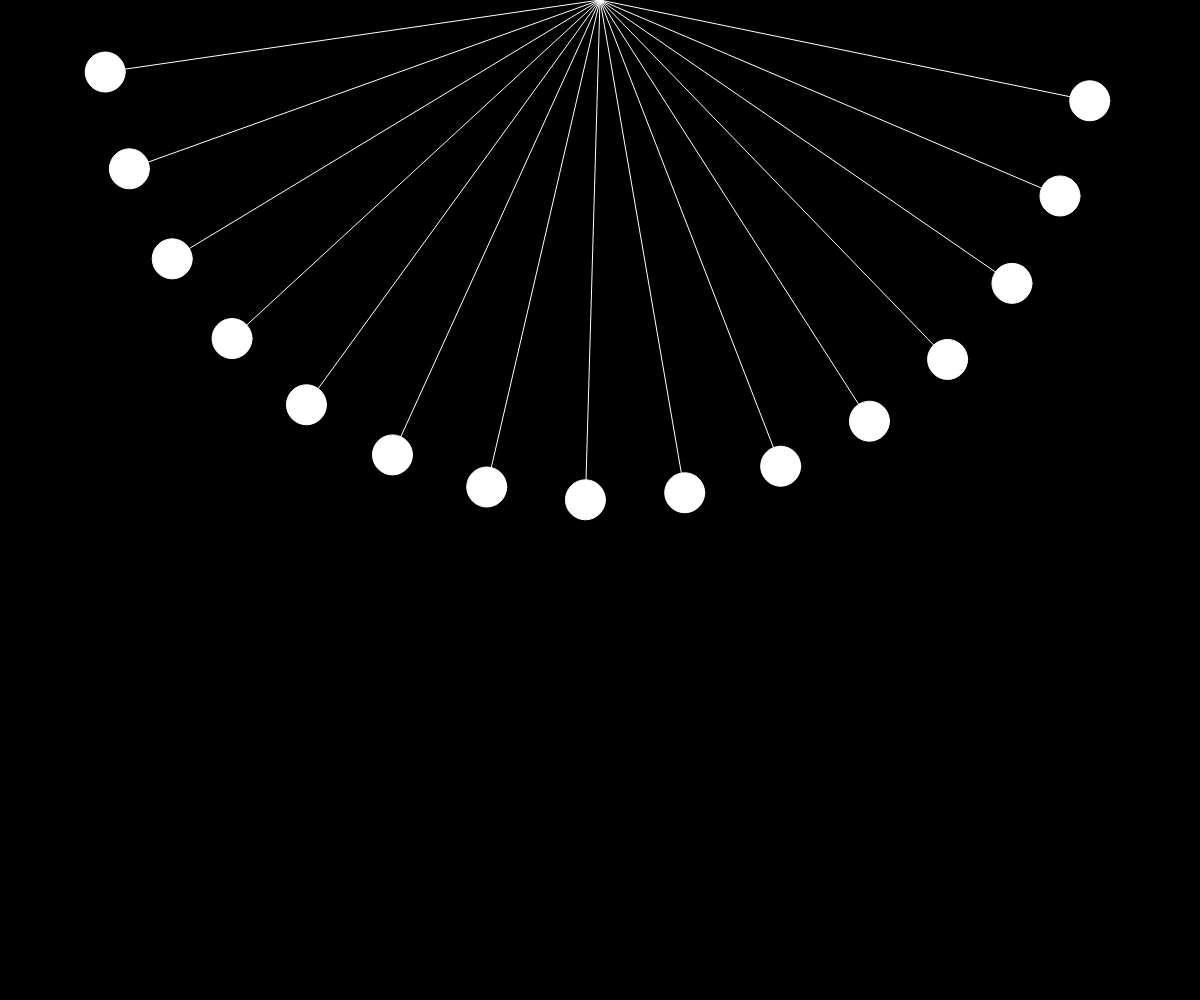
Frame 1 (no input)
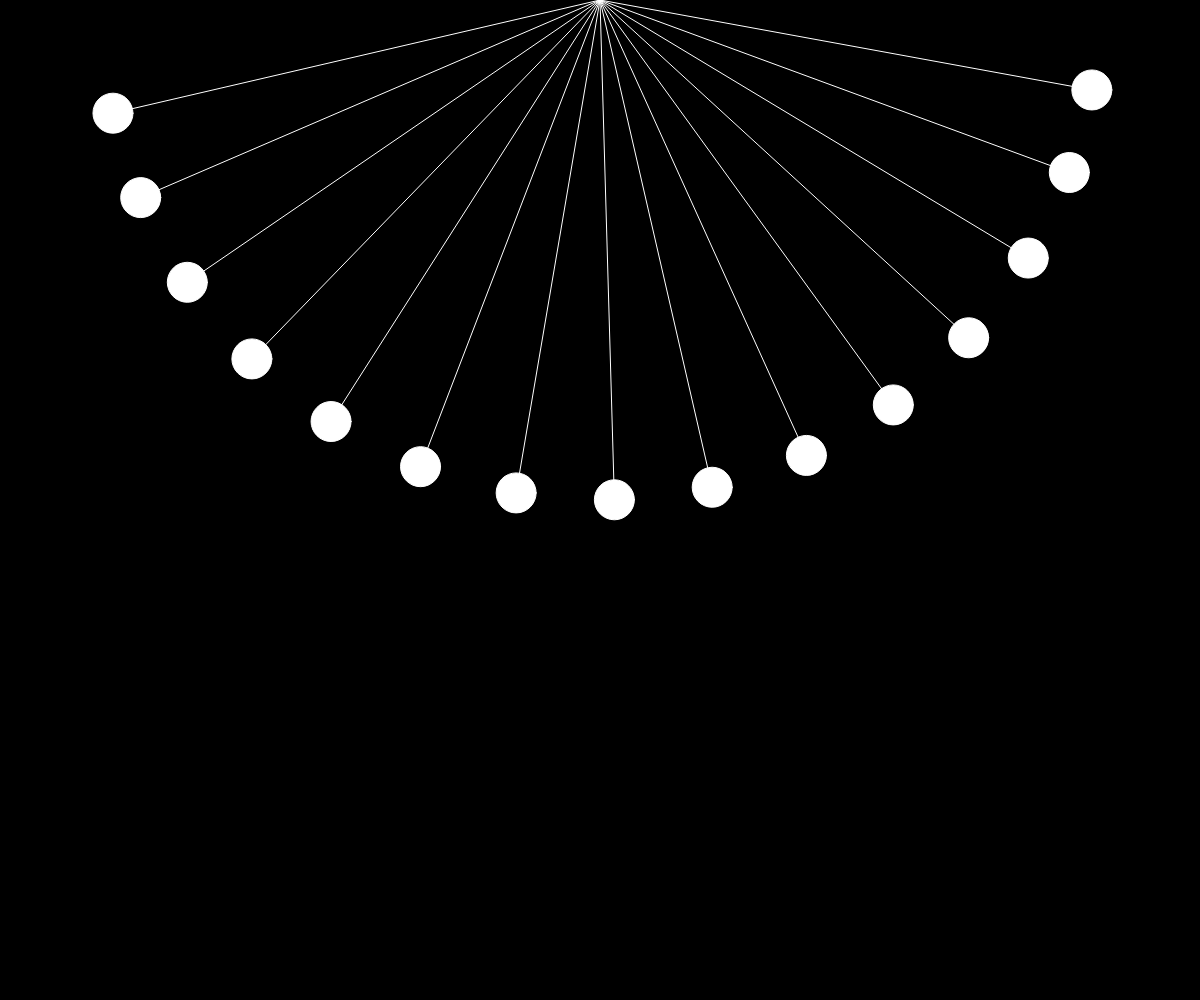
Frame 60 (no input)
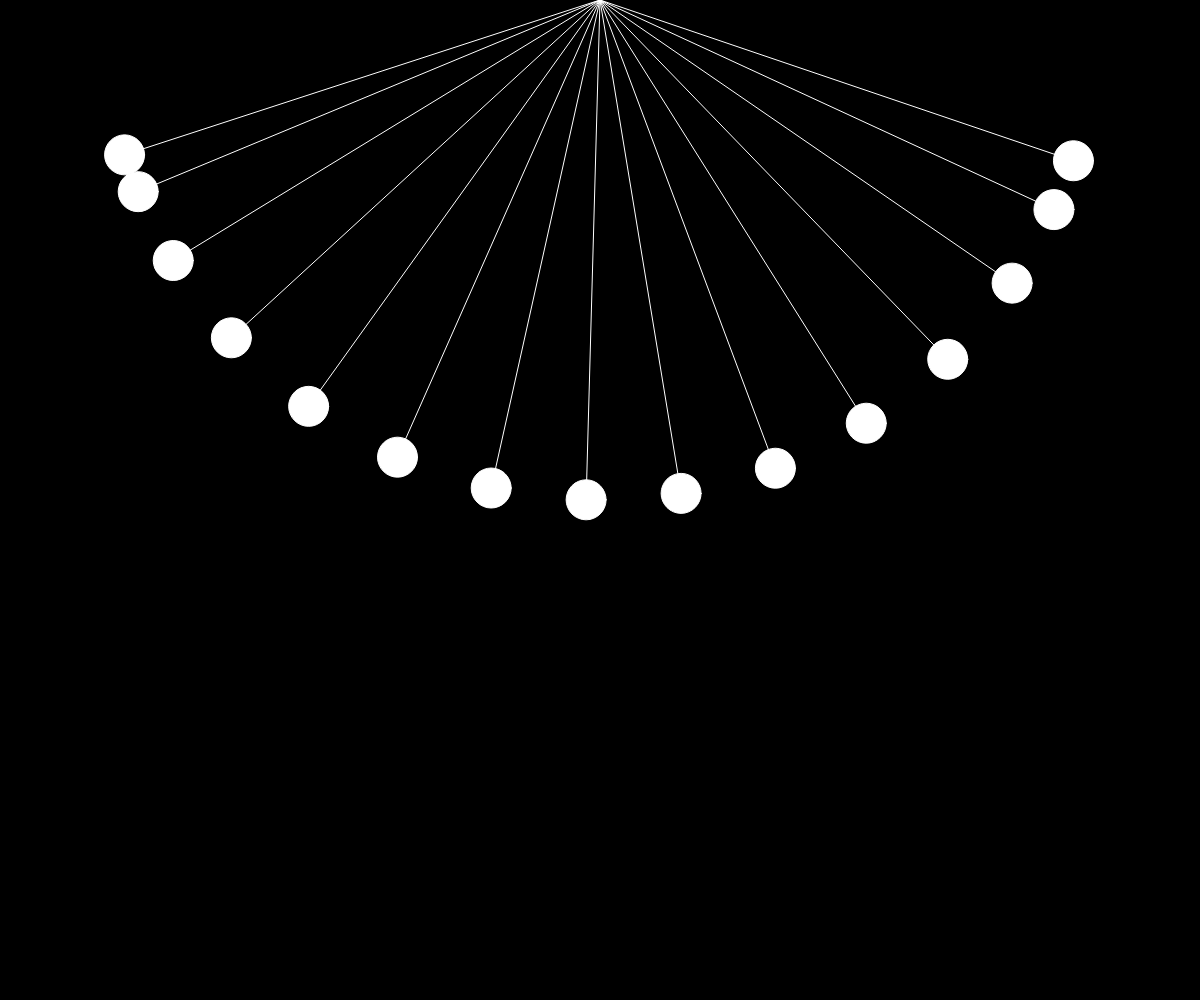
Frame 120 (the mouse pressed at the canvas centre since frame 60)

The p5.js sketch that drew these frames (run headless with seeded random() and noise() and a simulated clock; from frame 60 on, the mouse is pressed at the canvas centre):

// p5.js sketch
// ── sketch.js
let penduls = [];

function setup() {
  createCanvas(windowWidth, windowHeight);
  let as = PI / 2;
  for (let i = 0; i < 15; i++) as -= 0.2, penduls[i] = new Pendulum(as);
}

function draw() {
  background(0);
  translate(width / 2, 0);
  for (let p of penduls) {
    p.update();
    p.show();
  }
}
class Pendulum {
  constructor(a) {
    this.size = 40;
    this.m = 30;
    this.r = height/2;
    this.a = a;
    this.aV = 0;
    this.aA = 0;
  }
  update() {
    let g = 0.001;
    let gravity = this.m * g * this.r / 5000;
    this.aA = -gravity * sin(this.a);

    this.aV += this.aA;
    this.a += this.aV;

  }
  show() {
    let x = sin(this.a) * this.r;
    let y = cos(this.a) * this.r;
    stroke(255);
    line(0, 0, x, y);
    ellipse(x, y, this.size, this.size);
  }
}
